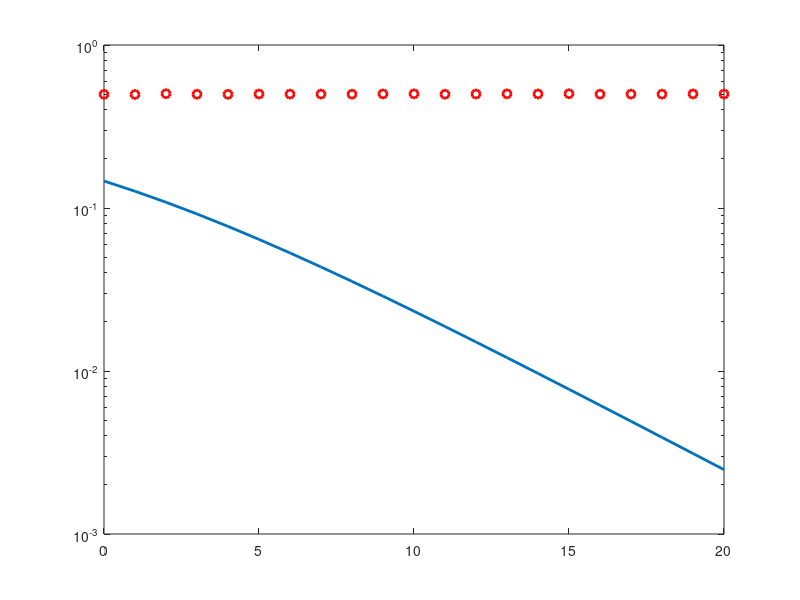

Write MATLAB code to recreate this figure. (Note: this script raises an error after producing the figure.)
clc;clear all;close all;
m=10^5;
snr_dB=0:1:20
for j=1:1:length(snr_dB)
    n_err=0;
    n_bits=0;
    while n_err<100
        inf_bit=round(rand(1,m));
        x=-2*(inf_bit-0.5);
        N0=1/10^(snr_dB(j)/10);
        h=1/sqrt(2)*(randn(1,length(x))+i*randn(1,length(x)));
        y=h.*x+sqrt(N0/2)*(randn(1,length(x))+i*randn(1,length(x)));
        y=y./h;
        est_bits=y<0;
        diff=inf_bit-est_bits;
        n_err=n_err+sum(abs(diff));
        n_bits=n_bits+length(inf_bit);
    end
    ber(j)=n_err/n_bits;
    
end

snr=10.^(snr_dB/10);
theoryBER=0.5.*(1-sqrt(snr./(snr+1)));
theoryBERAWGN=0.5*erfc(sqrt(10.^(snr_dB/10)));
semilogy(snr_dB,theoryBER,'-','LineWidth',2);
hold on;
semilogy(snr_dB,ber,'or','LineWidth',2);
hold on;
semilogy(snr_dB,theoryBERAWGN,'blad-','LineWidth',2);
legend('Rayleigh Theoretical','Rayleigh Simulated', 'AWGN Theoretical');
axis([0 20 10^-5 0.5]);
xlabel('SNR (dB)');
ylabel('BER');
grid on;

